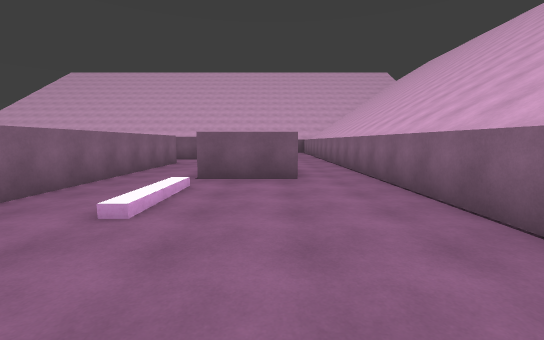
[1] (above)

23 first-person views from a walk through a scene from a Unity 3-D project. The camera is 1.5 m above the floor, tilts 6° down and sees 90° across. The floor is counted in squares, 2 m on a side. Each view is taken from the middle of a square. On the plan, view 1 faces up. The plan holds only what a view shows up to about 10 squares ahead; the rest is blank. The place goes on beyond the plan. The player is left out.

[2]
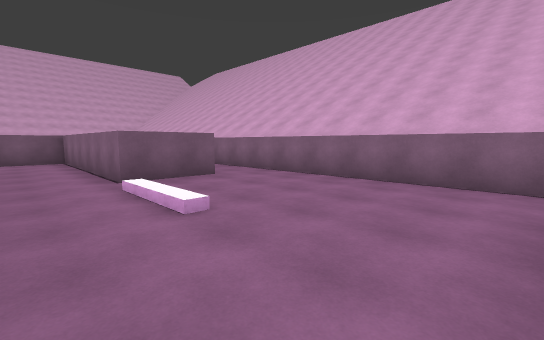

[3]
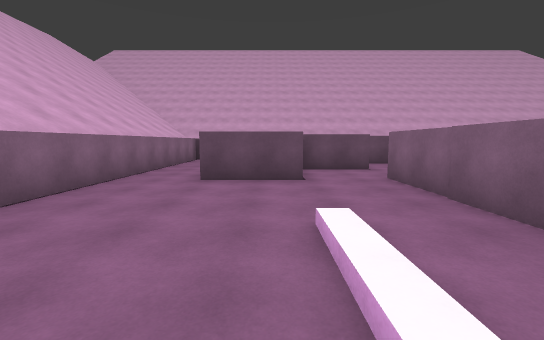

[4]
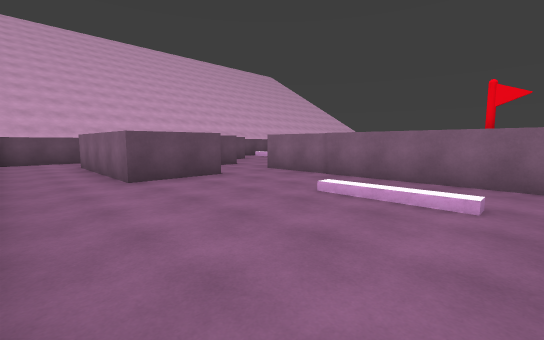

[5]
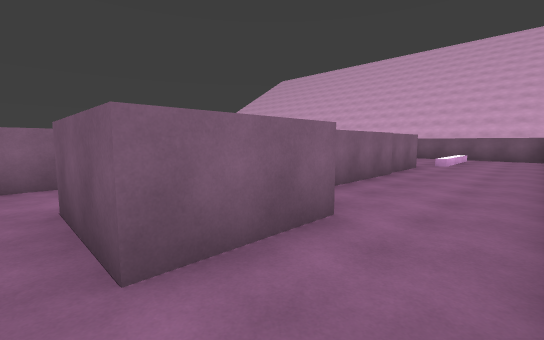

[6]
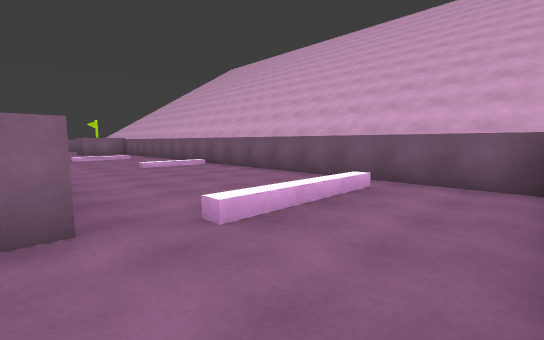

[7]
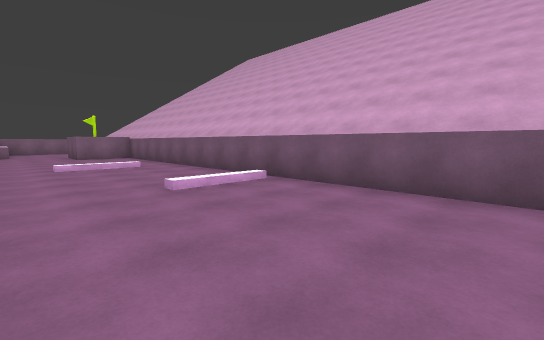

[8]
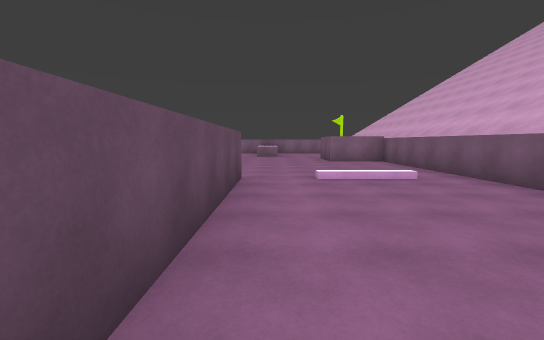

[9]
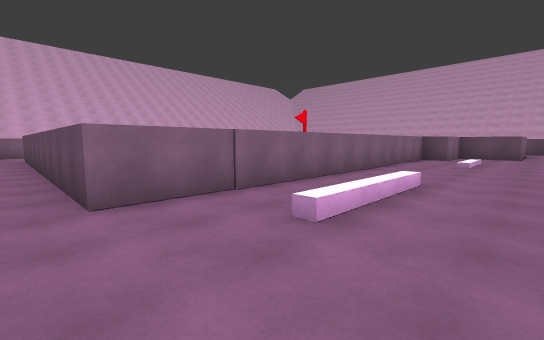

[10]
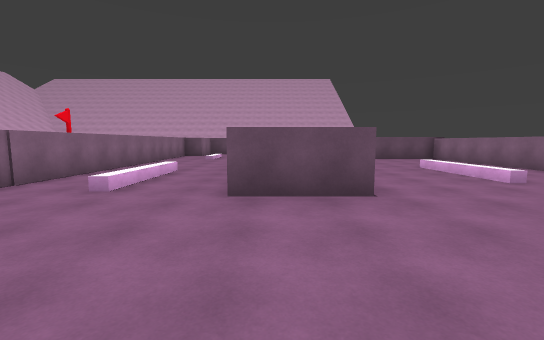

[11]
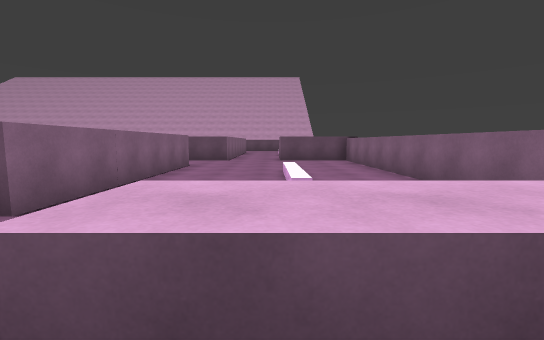

[12]
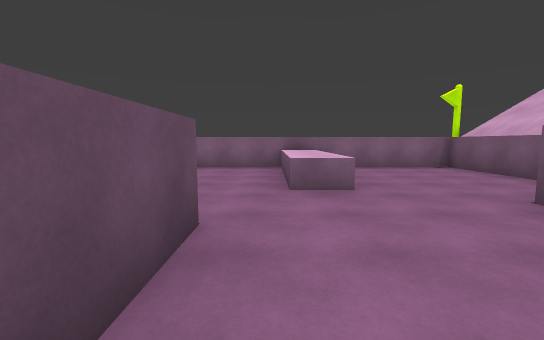

[13]
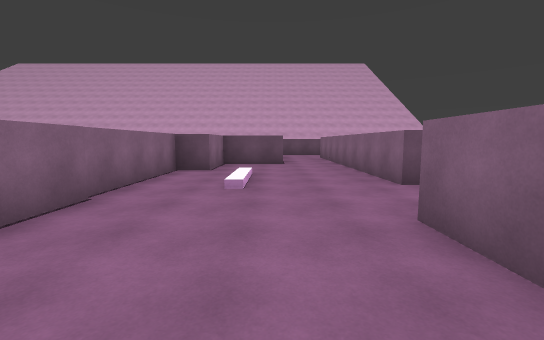

[14]
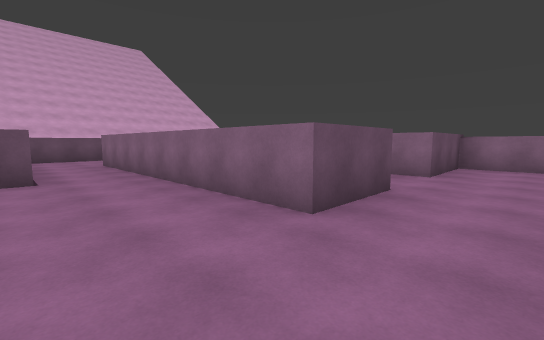

[15]
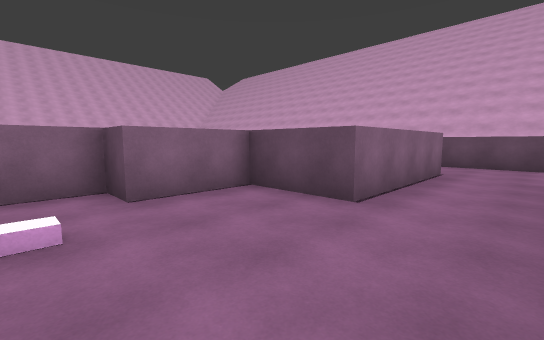

[16]
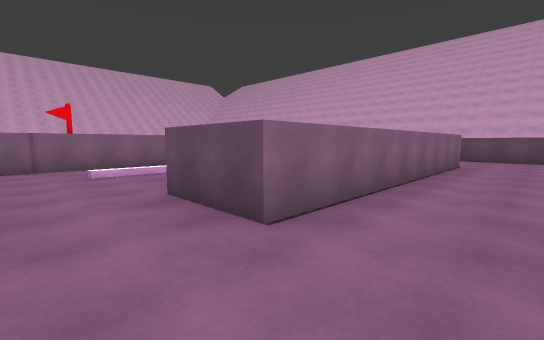

[17]
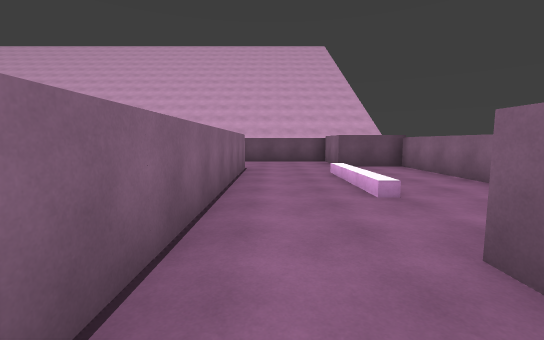

[18]
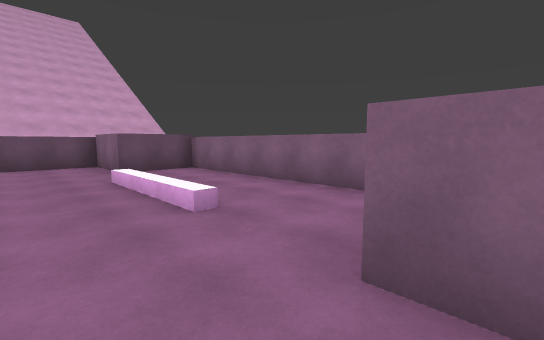

[19]
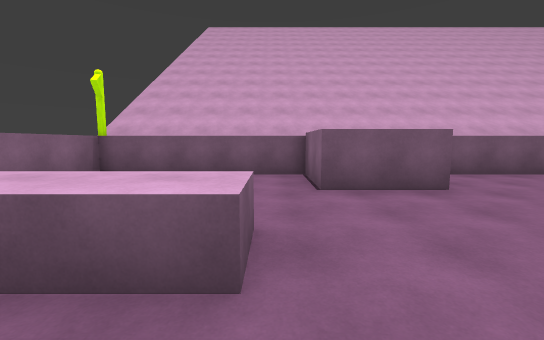

[20]
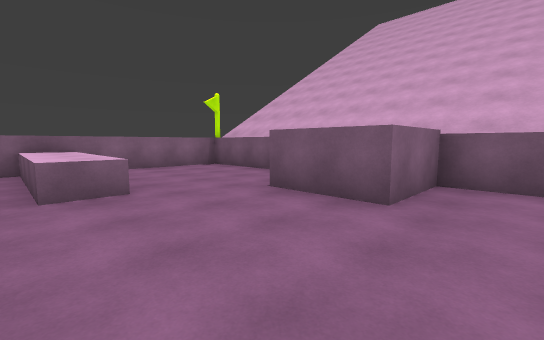

[21]
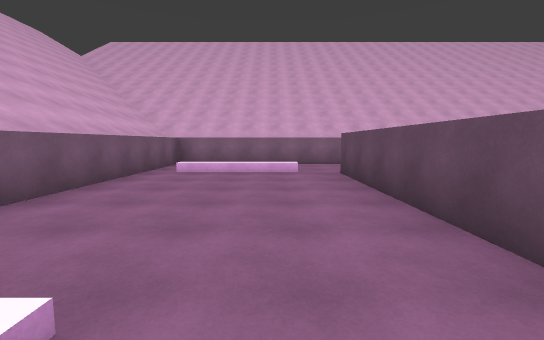

[22]
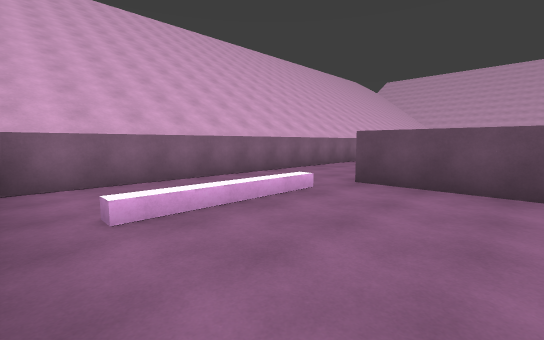

[23]
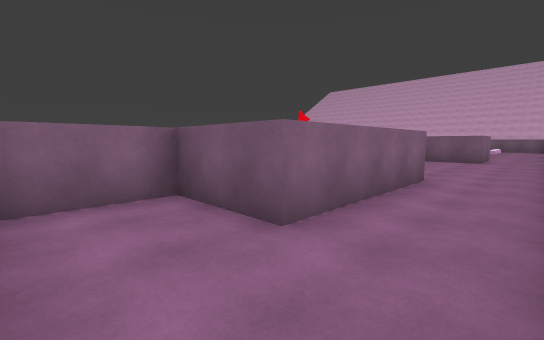

### Floor plan
Points are (right, up) in squares from view 1. A wall is a line through its corners. A room is listed if a view was taken in it or the views show most of it. See-through windows are left out.
Room 1 (views 1, 2, 3, 23)
walls: (-1.6, -0.3) (0.5, -0.3) (0.5, -4.3) (-1.6, -4.3) (-1.6, -6.1); (0.5, 5.4) (-1.5, 5.4) (-1.5, 11.4) (-3, 11.4); (-3.6, -2.3) (-1.8, -2.3); (2.1, -5.1) (2.1, 4.6); (-3.3, 9.5) (-3.3, -0.6); (0, -6.2) (2, -6.2)
ways out: opening at (1.5, 4.5) to room 2; opening at (-3.5, -1.5)
Room 2 (views 4, 5, 6, 7, 8, 9, 10, 11, 12, 13, 14, 15, 16, 17, 18, 19, 20, 21, 22)
walls: (-14.4, 7.8) (-14.4, 6.4); (-16.4, 6.4) (-16.4, 12.3) (-14.4, 12.3); (-17.2, 2.4) (-17.2, 4.4) (-15.2, 4.4) (-15.2, -3.6); (-19.3, 3.1) (-19.3, 2.2); (-21.9, 17.5) (-21.9, 4.4) (-19.3, 4.4) (-19.3, 3.5); (0.5, 7.5) (0.5, 5.4); (-13.4, -4.1) (-13.4, -0.1) (-11.4, -0.1) (-11.4, 1.9) (-10.6, 1.9) (-10.6, 13.4) (-0.6, 13.4) (-0.6, 8.9); (2.1, 4.6) (2.1, 18.2) (-15.2, 18.2) (-15.2, 16.2) (-17.2, 16.2) (-17.2, 18.2) (-21.5, 18.2); (-20, -4.2) (-20, -6.2) (-17, -6.2); (-15, -6.2) (-12.8, -6.2)
low walls: (-19.9, 14.3) (-18.2, 14.3) (-18.2, 13.3) (-21.9, 13.3)
ways out: opening at (1.5, 4.5) to room 1; opening at (-18.5, -4.5) to room 3; opening at (-18.5, 3.5) to room 3; opening at (-12.5, -5.5)
Room 3 (no view inside)
walls: (-21.9, 1.1) (-21.9, -4.2) (-20, -4.2); (-17.2, -3.8) (-17.2, 2.4)
ways out: opening at (-18.5, -4.5) to room 2; opening at (-18.5, 3.5) to room 2

Positions as (right, up) in squares from view 1, and headings:
1: (0, 0), facing up
2: (-3, 0), facing up-right
3: (-1, 5), facing down
4: (2, 5), facing down-left
5: (2, 5), facing up-left
6: (2, 13), facing up-left
7: (-2, 14), facing up-left
8: (-5, 14), facing left
9: (-14, 14), facing down-right
10: (-15, 16), facing down
11: (-19, 15), facing down
12: (-14, 13), facing left
13: (-13, 9), facing down
14: (-13, 6), facing down-left
15: (-15, 3), facing down-right
16: (-19, 6), facing down-right
17: (-18, 4), facing down
18: (-18, 3), facing down-left
19: (-18, 12), facing up
20: (-14, 13), facing up-left
21: (-7, 15), facing right
22: (-3, 18), facing down-right
23: (2, -6), facing up-left
